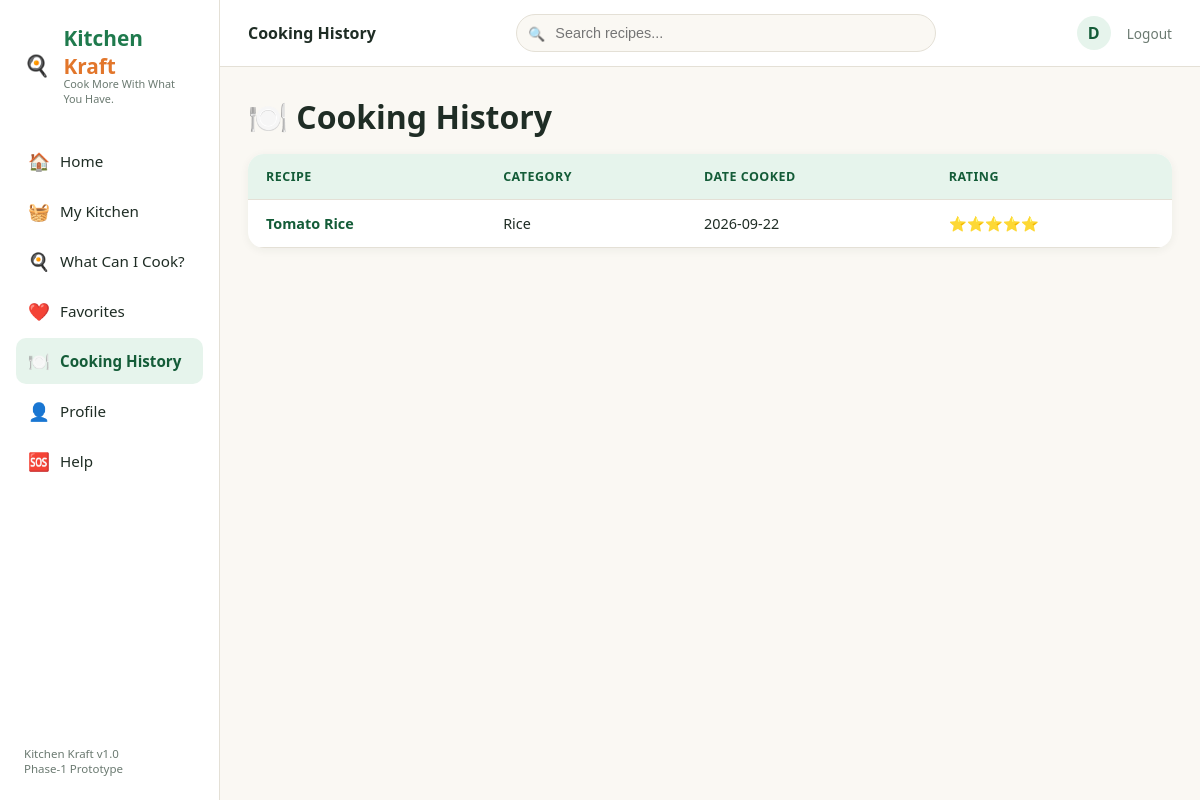
Screenshot of /history (signed in) with the database file from the repository.
### tables this page shows
CREATE TABLE users (
    user_id       INTEGER PRIMARY KEY AUTOINCREMENT,
    name          TEXT NOT NULL,
    email         TEXT UNIQUE NOT NULL,
    password_hash TEXT NOT NULL,
    food_preference TEXT DEFAULT 'Veg'
);

CREATE TABLE cooking_history (
    history_id  INTEGER PRIMARY KEY AUTOINCREMENT,
    user_id     INTEGER NOT NULL REFERENCES users(user_id) ON DELETE CASCADE,
    recipe_id   INTEGER NOT NULL REFERENCES recipes(recipe_id) ON DELETE CASCADE,
    cooked_date TEXT,
    rating      INTEGER
);

CREATE TABLE recipes (
    recipe_id     INTEGER PRIMARY KEY AUTOINCREMENT,
    recipe_name   TEXT NOT NULL,
    category      TEXT,
    meal_type     TEXT,
    food_type     TEXT,           -- Veg / Non-Veg / Egg / Seafood
    cooking_time  INTEGER,        -- minutes
    difficulty    TEXT,
    servings      INTEGER,
    description   TEXT,
    instructions  TEXT,           -- JSON list of steps
    tags          TEXT            -- comma separated
);

### app.py (the view)
@app.route("/history")
@login_required
def history():
    db = get_db()
    rows = db.execute(
        """SELECT h.*, r.recipe_name, r.category FROM cooking_history h
           JOIN recipes r ON r.recipe_id = h.recipe_id
           WHERE h.user_id = ? ORDER BY h.cooked_date DESC""",
        (session["user_id"],),
    ).fetchall()
    db.close()
    return render_template("history.html", rows=rows, user=current_user())

### app.py (called while the page is built)
def login_required(view):
    @wraps(view)
    def wrapped(*args, **kwargs):
        if "user_id" not in session:
            flash("Please log in to continue.", "error")
            return redirect(url_for("login"))
        return view(*args, **kwargs)
    return wrapped

@app.context_processor
def inject_helpers():
    def recipe_emoji(recipe):
        return CATEGORY_EMOJI.get(recipe["category"], "🍽️")
    return dict(recipe_emoji=recipe_emoji)

def current_user():
    if "user_id" not in session:
        return None
    db = get_db()
    user = db.execute("SELECT * FROM users WHERE user_id = ?", (session["user_id"],)).fetchone()
    db.close()
    return user

### database.py (called while the page is built)
def get_db():
    conn = sqlite3.connect(DB_PATH)
    conn.row_factory = sqlite3.Row
    conn.execute("PRAGMA foreign_keys = ON")
    return conn

### templates/history.html (shortened to what this page needs)
{% extends "base.html" %}
{% block header_title %}Cooking History{% endblock %}
{% block content %}
<h1 style="margin-bottom:16px;">🍽️ Cooking History</h1>
{% if rows %}
<table class="list-table">
  <tr><th>Recipe</th><th>Category</th><th>Date Cooked</th><th>Rating</th></tr>
  {% for row in rows %}
  <tr>
    <td><a href="{{ url_for('recipe_details', recipe_id=row['recipe_id']) }}" style="font-weight:700; color:var(--green-dark);">{{ row['recipe_name'] }}</a></td>
    <td>{{ row['category'] }}</td>
    <td>{{ row['cooked_date'] }}</td>
    <td>{{ '⭐' * row['rating'] if row['rating'] else '—' }}</td>
  </tr>
  {% endfor %}
</table>
{% else %}
<div class="empty-state panel">
  <div class="emoji">🍳</div>
  <p>You haven't cooked anything yet. Head to "What Can I Cook?" to get started.</p>
</div>
{% endif %}
{% endblock %}

### templates/base.html (shortened to what this page needs)
<!DOCTYPE html>
<html lang="en">
<head>
<link rel="stylesheet" href="{{ url_for('static', filename='css/style.css') }}">
</head>
<body>
<div class="app-shell">
  <aside class="sidebar">
    <div class="logo">🍳&nbsp;<span><span class="kitchen">Kitchen</span> <span class="kraft">Kraft</span><span class="logo-tag">Cook More With What You Have.</span></span></div>
    <a class="nav-link {{ 'active' if request.endpoint == 'home' }}" href="{{ url_for('home') }}"><span class="icon">🏠</span> Home</a>
    <a class="nav-link {{ 'active' if request.endpoint == 'my_kitchen' }}" href="{{ url_for('my_kitchen') }}"><span class="icon">🧺</span> My Kitchen</a>
    <a class="nav-link {{ 'active' if request.endpoint == 'what_can_i_cook' }}" href="{{ url_for('what_can_i_cook') }}"><span class="icon">🍳</span> What Can I Cook?</a>
    <a class="nav-link {{ 'active' if request.endpoint == 'favorites' }}" href="{{ url_for('favorites') }}"><span class="icon">❤️</span> Favorites</a>
    <a class="nav-link {{ 'active' if request.endpoint == 'history' }}" href="{{ url_for('history') }}"><span class="icon">🍽️</span> Cooking History</a>
    <a class="nav-link {{ 'active' if request.endpoint == 'profile' }}" href="{{ url_for('profile') }}"><span class="icon">👤</span> Profile</a>
    <a class="nav-link {{ 'active' if request.endpoint == 'help_page' }}" href="{{ url_for('help_page') }}"><span class="icon">🆘</span> Help</a>
    <div class="sidebar-footer">Kitchen Kraft v1.0<br>Phase‑1 Prototype</div>
  </aside>
  <div class="main">
    <header class="topbar">
      <strong>{% block header_title %}Kitchen Kraft{% endblock %}</strong>
      <div class="search-box"><input type="text" placeholder="Search recipes..."></div>
      <div class="topbar-user">
        {% if user %}
        <div class="avatar">{{ user['name'][0]|upper }}</div>
        <a class="logout-link" href="{{ url_for('logout') }}">Logout</a>
        {% endif %}
      </div>
    </header>
    <div class="content">
      {% block content %}{% endblock %}
    </div>
  </div>
</div>
</body>
</html>

### static/css/style.css (style rules this page uses)
:root { --green: #1f7a4d; --green-dark: #145c38; --green-light: #e6f4ec; --orange: #e2762b; --orange-light: #fdeee0; --cream: #faf8f3; --text: #1f2d25; --text-light: #6b7a71; --border: #e4e0d6; --white: #ffffff; --yellow-light: #fff6e0; --red: #d34141; --shadow: 0 2px 10px rgba(31, 45, 37, 0.06); --radius: 16px; }
* { box-sizing: border-box; margin: 0; padding: 0; }
body { font-family: "Segoe UI", Roboto, -apple-system, BlinkMacSystemFont, sans-serif; background: var(--cream); color: var(--text); min-height: 100vh; }
a { text-decoration: none; color: inherit; }
.app-shell { display: flex; min-height: 100vh; }
.sidebar { width: 220px; background: var(--white); border-right: 1px solid var(--border); padding: 24px 16px; display: flex; flex-direction: column; gap: 4px; flex-shrink: 0; }
.logo { display: flex; align-items: center; gap: 8px; font-size: 1.3rem; font-weight: 800; margin-bottom: 28px; padding: 0 8px; }
.logo .kitchen { color: var(--green); }
.logo .kraft { color: var(--orange); }
.logo-tag { font-size: 0.68rem; color: var(--text-light); font-weight: 400; display: block; margin-top: -4px; }
.nav-link { display: flex; align-items: center; gap: 10px; padding: 11px 12px; border-radius: 10px; color: var(--text); font-weight: 500; font-size: 0.95rem; }
.nav-link.active { background: var(--green-light); color: var(--green-dark); font-weight: 700; }
.nav-link .icon { font-size: 1.1rem; width: 22px; text-align: center; }
.sidebar-footer { margin-top: auto; padding: 14px 8px 0; font-size: 0.72rem; color: var(--text-light); }
.main { flex: 1; min-width: 0; display: flex; flex-direction: column; }
.topbar { display: flex; align-items: center; justify-content: space-between; background: var(--white); border-bottom: 1px solid var(--border); padding: 14px 28px; }
.search-box { flex: 1; max-width: 420px; margin: 0 20px; position: relative; }
.search-box input { width: 100%; padding: 10px 14px 10px 38px; border-radius: 999px; border: 1px solid var(--border); background: var(--cream); font-size: 0.9rem; }
.search-box::before { content: "🔍"; position: absolute; left: 12px; top: 50%; transform: translateY(-50%); font-size: 0.85rem; }
.topbar-user { display: flex; align-items: center; gap: 16px; }
.avatar { width: 34px; height: 34px; border-radius: 50%; background: var(--green-light); color: var(--green-dark); display: flex; align-items: center; justify-content: center; font-weight: 700; }
.logout-link { font-size: 0.85rem; color: var(--text-light); }
.content { padding: 28px; flex: 1; }
.list-table { width: 100%; border-collapse: collapse; background: var(--white); border-radius: var(--radius); overflow: hidden; box-shadow: var(--shadow); }
.list-table th, .list-table td { padding: 14px 18px; text-align: left; font-size: 0.9rem; border-bottom: 1px solid var(--border); }
.list-table th { background: var(--green-light); color: var(--green-dark); font-size: 0.78rem; text-transform: uppercase; letter-spacing: 0.04em; }

### rows the page displays
users: name "D"
cooking_history: recipe_name "Tomato Rice", category "Rice", cooked_date "2026-09-22", rating "⭐⭐⭐⭐⭐"
